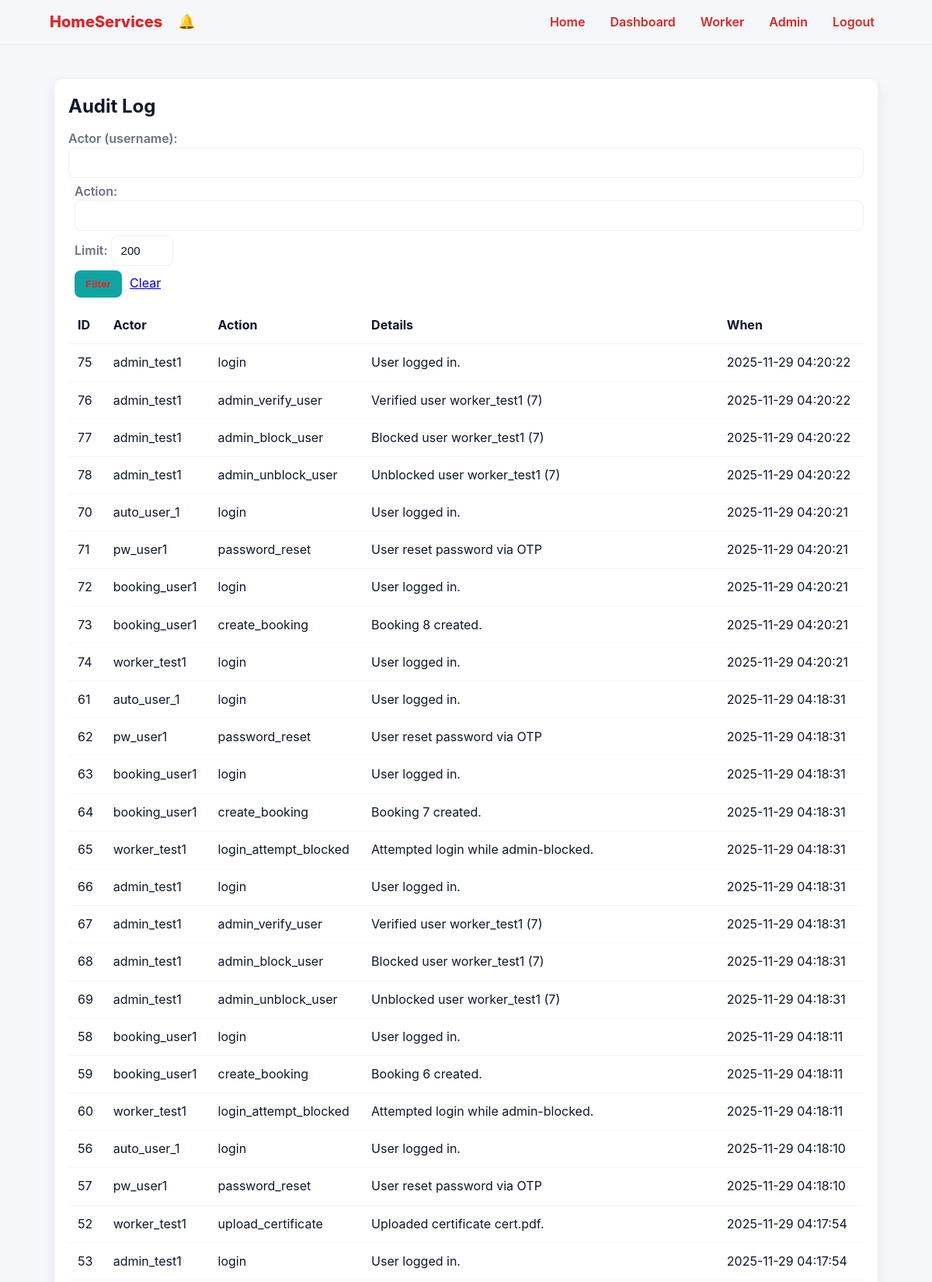
The page /admin/audit (signed in, upper part) on the database its author committed.
### models.py (models this page shows)
class AuditLog(Base):
    __tablename__ = "audit_logs"
    id = Column(Integer, primary_key=True)
    user_id = Column(Integer, nullable=True)
    action = Column(String(200))
    details = Column(Text)
    created_at = Column(DateTime(timezone=True), server_default=sqlfunc.now())

class User(Base):
    __tablename__ = "users"
    id = Column(Integer, primary_key=True)
    username = Column(String(80), unique=True, nullable=False)
    email_hash = Column(String(128), nullable=True)
    password_hash = Column(String(200), nullable=False)
    role = Column(String(20), default="client")
    created_at = Column(DateTime(timezone=True), server_default=sqlfunc.now())
    failed_attempts = Column(Integer, default=0)
    locked_until = Column(DateTime, nullable=True)
    email_verified = Column(Boolean, default=False)
    totp_secret = Column(String(64), nullable=True)
    totp_enabled = Column(Boolean, default=False)
    is_blocked = Column(Boolean, default=False)
    is_verified = Column(Boolean, default=False)
    bookings = relationship("Booking", back_populates="client", foreign_keys='Booking.client_id')
    notifications = relationship("Notification", back_populates="user")
    claimed_bookings = relationship("Booking", back_populates="worker", foreign_keys='Booking.worker_id')

### app.py (the view)
@app.route('/admin/audit')
@login_required
def admin_audit():
    if current_user.role != 'admin':
        flash('Access denied', 'danger')
        return redirect(url_for('dashboard'))
    actor = request.args.get('actor')
    action = request.args.get('action')
    try:
        limit = int(request.args.get('limit', 200))
    except Exception:
        limit = 200
    s = SessionLocal()
    try:
        q = s.query(AuditLog, User.username).outerjoin(User, AuditLog.user_id == User.id)
        if actor:
            q = q.filter(User.username == actor)
        if action:
            q = q.filter(AuditLog.action == action)
        rows = q.order_by(AuditLog.created_at.desc()).limit(limit).all()
        logs = []
        for a, uname in rows:
            logs.append({'id': a.id, 'user_id': a.user_id, 'username': uname, 'action': a.action, 'details': a.details, 'created_at': a.created_at})
    finally:
        s.close()
    return render_template('admin_audit.html', logs=logs)

### app.py (called while the page is built)
@login_manager.user_loader
def load_user(user_id):
    s = SessionLocal()
    try:
        u = s.query(User).get(int(user_id))
    finally:
        s.close()
    if u:
        return LoginUser(u)
    return None

@app.before_request
def session_management():
    session.permanent = True
    session.modified = True

@app.after_request
def set_additional_headers(response):
    response.headers['X-Content-Type-Options'] = 'nosniff'
    response.headers['Referrer-Policy'] = 'no-referrer'
    return response

@app.context_processor
def inject_current_year():
    try:
        return {'current_year': datetime.datetime.utcnow().year}
    except Exception:
        return {'current_year': ''}

@app.context_processor
def inject_notification_helpers():
    def get_unread_count():
        try:
            if not (current_user and getattr(current_user, 'is_authenticated', False)):
                return 0
            s = SessionLocal()
            try:
                return s.query(Notification).filter_by(user_id=current_user.id, read=False).count()
            finally:
                s.close()
        except Exception:
            return 0
    return {'get_unread_count': get_unread_count}

### templates/admin_audit.html
{% extends "layout.html" %}
{% block body_class %}admin{% endblock %}
{% block content %}
<div class="card">
  <h2>Audit Log</h2>
  <form method="get" style="margin-bottom:12px">
    <label>Actor (username): <input type="text" name="actor" value="{{ request.args.get('actor','') }}"></label>
    <label style="margin-left:8px">Action: <input type="text" name="action" value="{{ request.args.get('action','') }}"></label>
    <label style="margin-left:8px">Limit: <input type="number" name="limit" value="{{ request.args.get('limit',200) }}" style="width:80px"></label>
    <button class="button" type="submit" style="margin-left:8px">Filter</button>
    <a href="{{ url_for('admin_audit') }}" class="button secondary" style="margin-left:6px">Clear</a>
  </form>
  <div style="overflow:auto">
    <table>
      <thead><tr><th>ID</th><th>Actor</th><th>Action</th><th>Details</th><th>When</th></tr></thead>
      <tbody>
      {% for r in logs %}
        <tr>
          <td>{{ r.id }}</td>
          <td>{{ r.username or ('user_id:' ~ (r.user_id or '-')) }}</td>
          <td>{{ r.action }}</td>
          <td style="max-width:480px;white-space:pre-wrap">{{ r.details }}</td>
          <td>{{ r.created_at }}</td>
        </tr>
      {% else %}
        <tr><td colspan="5" class="muted">No audit entries</td></tr>
      {% endfor %}
      </tbody>
    </table>
  </div>
</div>
{% endblock %}

### static/css/style.css (style rules this page uses)
:root { --bg: #f6f7fb; --card: #ffffff; --muted: #6b7280; --radius: 10px; --shadow: 0 6px 18px rgba(23, 23, 23, 0.08); --accent-home: #0ea5a4; --accent-auth: #7c3aed; --accent-dashboard: #10b981; --accent-book: #fb923c; --accent-blue: #2563eb; --accent-indigo: #4f46e5; --accent-admin: #dc2626; }
* { box-sizing: border-box }
html, body { height: 100% }
body { font-family: Inter, system-ui, -apple-system, 'Segoe UI', Roboto, 'Helvetica Neue', Arial; margin: 0; padding: 0; background: var(--bg); color: #0f172a; line-height: 1.45 }
.card { background: var(--card); border-radius: var(--radius); box-shadow: var(--shadow); padding: 18px }
h1, h2, h3 { color: #0f172a; margin: 0 0 12px }
label { display: block; color: var(--muted); font-weight: 600; margin-bottom: 6px }
input, textarea, select { width: 100%; padding: 10px 12px; border: 1px solid rgba(15, 23, 42, 0.06); border-radius: 8px; background: #fff; color: var(--input-color, #0f172a); font-size: 15px }
input::placeholder, textarea::placeholder { color: rgba(15, 23, 42, 0.35); opacity: 1 }
button, input[type=submit] { background: var(--accent-home); color: #fff; padding: 10px 14px; border: none; border-radius: 8px; cursor: pointer; font-weight: 700 }
table { width: 100%; border-collapse: collapse; background: transparent }
table th, table td { padding: 12px; border-bottom: 1px solid rgba(15, 23, 42, 0.04); text-align: left }
.app-body.admin .brand, .app-body.admin button, .app-body.admin .nav-list a { color: var(--accent-admin) }

### rows shown on the page
AuditLog: id "75", username "admin_test1", action "login", details "User logged in.", created_at "2025-11-29 04:20:22"
AuditLog: id "76", username "admin_test1", action "admin_verify_user", details "Verified user worker_test1 (7)", created_at "2025-11-29 04:20:22"
AuditLog: id "77", username "admin_test1", action "admin_block_user", details "Blocked user worker_test1 (7)", created_at "2025-11-29 04:20:22"
AuditLog: id "78", username "admin_test1", action "admin_unblock_user", details "Unblocked user worker_test1 (7)", created_at "2025-11-29 04:20:22"
AuditLog: id "70", username "auto_user_1", action "login", details "User logged in.", created_at "2025-11-29 04:20:21"
AuditLog: id "71", username "pw_user1", action "password_reset", details "User reset password via OTP", created_at "2025-11-29 04:20:21"
AuditLog: id "72", username "booking_user1", action "login", details "User logged in.", created_at "2025-11-29 04:20:21"
AuditLog: id "73", username "booking_user1", action "create_booking", details "Booking 8 created.", created_at "2025-11-29 04:20:21"
AuditLog: id "74", username "worker_test1", action "login", details "User logged in.", created_at "2025-11-29 04:20:21"
AuditLog: id "61", username "auto_user_1", action "login", details "User logged in.", created_at "2025-11-29 04:18:31"
AuditLog: id "62", username "pw_user1", action "password_reset", details "User reset password via OTP", created_at "2025-11-29 04:18:31"
AuditLog: id "63", username "booking_user1", action "login", details "User logged in.", created_at "2025-11-29 04:18:31"
AuditLog: id "64", username "booking_user1", action "create_booking", details "Booking 7 created.", created_at "2025-11-29 04:18:31"
AuditLog: id "65", username "worker_test1", action "login_attempt_blocked", details "Attempted login while admin-blocked.", created_at "2025-11-29 04:18:31"
AuditLog: id "66", username "admin_test1", action "login", details "User logged in.", created_at "2025-11-29 04:18:31"
AuditLog: id "67", username "admin_test1", action "admin_verify_user", details "Verified user worker_test1 (7)", created_at "2025-11-29 04:18:31"
AuditLog: id "68", username "admin_test1", action "admin_block_user", details "Blocked user worker_test1 (7)", created_at "2025-11-29 04:18:31"
AuditLog: id "69", username "admin_test1", action "admin_unblock_user", details "Unblocked user worker_test1 (7)", created_at "2025-11-29 04:18:31"
AuditLog: id "58", username "booking_user1", action "login", details "User logged in.", created_at "2025-11-29 04:18:11"
AuditLog: id "59", username "booking_user1", action "create_booking", details "Booking 6 created.", created_at "2025-11-29 04:18:11"
AuditLog: id "60", username "worker_test1", action "login_attempt_blocked", details "Attempted login while admin-blocked.", created_at "2025-11-29 04:18:11"
AuditLog: id "56", username "auto_user_1", action "login", details "User logged in.", created_at "2025-11-29 04:18:10"
AuditLog: id "57", username "pw_user1", action "password_reset", details "User reset password via OTP", created_at "2025-11-29 04:18:10"
AuditLog: id "52", username "worker_test1", action "upload_certificate", details "Uploaded certificate cert.pdf.", created_at "2025-11-29 04:17:54"
AuditLog: id "53", username "admin_test1", action "login", details "User logged in.", created_at "2025-11-29 04:17:54"
